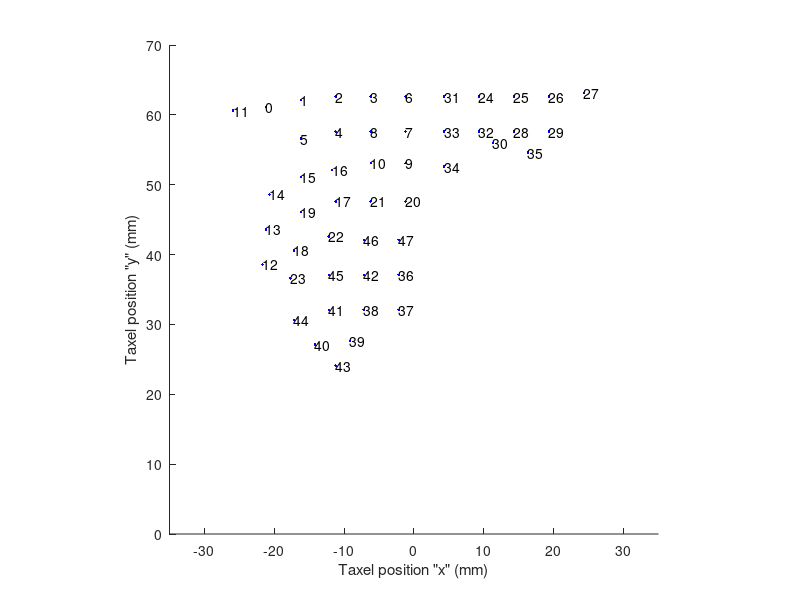
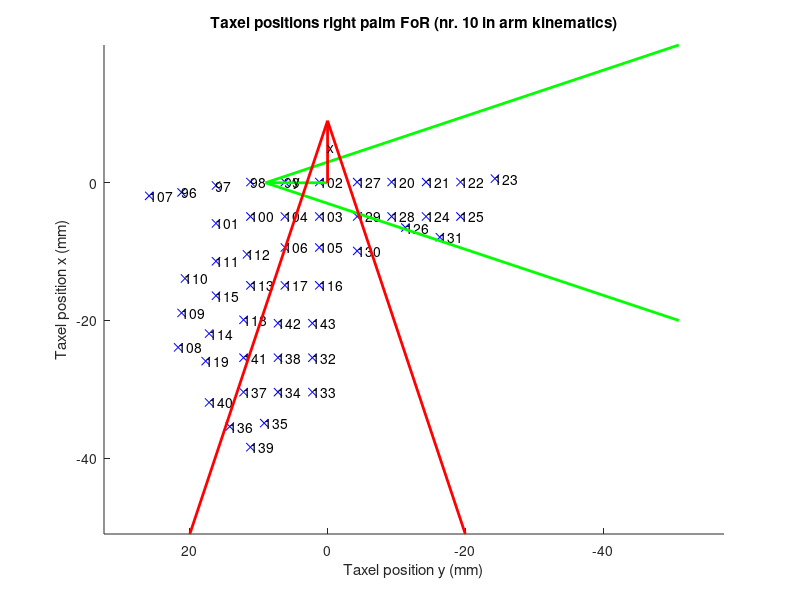
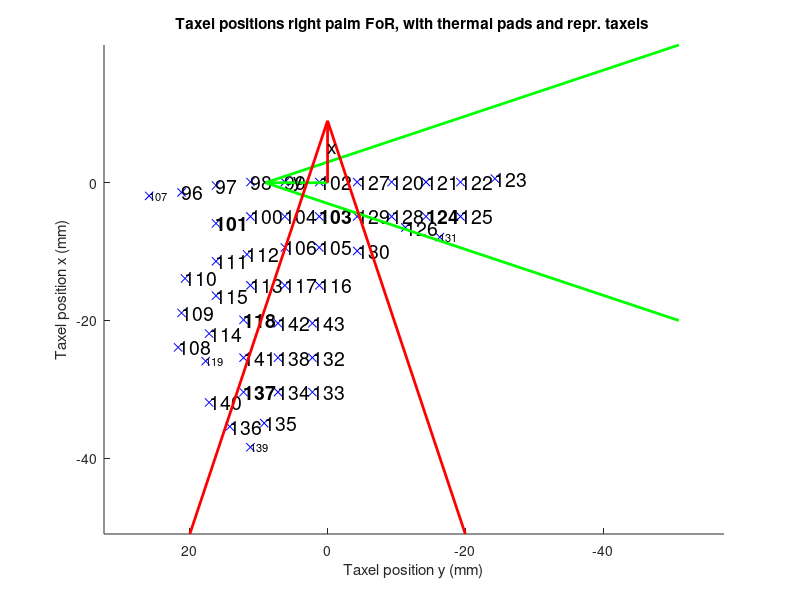

Recreate these plots in MATLAB, in order.
%Edited by Matej Hoffmann
% Genova Dec 2013

clear; clc;
SAVE_FIGURES = false;
PRODUCE_OUTPUT_FILE = false;

%% load stuff
load('taxel_positions_with_IDs_right_palm_Marco');
% this loads the TAXEL_IDS_AND_POSITIONS variable which comes after preprocessing of the excel sheet from Marco Maggiali - MMSP_R.xlsx
% Only columns 1, 4 and  5  were taken, copied to
% MMSP_R_positions_sorted_by_taxel_number.xlsx and SORTED by taxel number
% column. The manually copied to a matlab variable TAXEL_IDS_AND_POSITIONS
% and saved
% first column: taxel ID - this is only for the palm - for the skin ports, this is actually 8*12 + this ID, that is the first palm taxel should be 97th value on the port, with ID of 96 - see  
% /home/matej/programming/iCub/main/app/skinGui/conf/skinGui/left_hand_V2_1.ini
% 2nd column: "x" positions of taxels in mm
% 3rd column: "y" positions of taxels in mm
% Note the different orientation of axes in right hand w.r.t left hand!
% these are position-wise in wrist joint and with "x" pointing to thumb and "y" positive toward fingers; therefore we swap the x and y and multiply the new y by -1 
%and we have x and y axis of FoR right palm; then we just do the translation from wrist to palm: -62.5 in x; we set z-coordinate directly to 0 in FoR_10

NR_TAXELS = size(TAXEL_IDS_AND_POSITIONS,1);
TAXEL_ID_OFFSET_PALM_TO_HAND = 96;


%% FoR transformations

taxel_positions_FoR_10 = [];
for i=1:NR_TAXELS;
    taxel_positions_FoR_10(i,1) = TAXEL_IDS_AND_POSITIONS(i,3) -62.5; % swap x and y and shift the new x
    taxel_positions_FoR_10(i,2) = -1* TAXEL_IDS_AND_POSITIONS(i,2); % put x to y and change orientation
    taxel_positions_FoR_10(i,3) = 0;
end
       
%% visualize   

% plot original taxel positions
f1 = figure(1);
clf(f1);

hold on;
plot(TAXEL_IDS_AND_POSITIONS(:,2),TAXEL_IDS_AND_POSITIONS(:,3),'.b');
for i=1:NR_TAXELS
   text(TAXEL_IDS_AND_POSITIONS(i,2),TAXEL_IDS_AND_POSITIONS(i,3),int2str(TAXEL_IDS_AND_POSITIONS(i,1))); 
end
xlim([-35 35]);
ylim([0 70]);
xlabel('Taxel position "x" (mm)');
ylabel('Taxel position "y" (mm)');
axis equal;
hold off;

f2 = figure(2);
clf(f2);
length = 10; % for ref. frame
title('Taxel positions right palm FoR (nr. 10 in arm kinematics)');
hold on;
% we swap the axes for visualiation to match better with the palm
plot(taxel_positions_FoR_10(:,2),taxel_positions_FoR_10(:,1),'xb');
for i=1:NR_TAXELS
   text(taxel_positions_FoR_10(i,2),taxel_positions_FoR_10(i,1),int2str(i-1+TAXEL_ID_OFFSET_PALM_TO_HAND)); 
end
h = quiver(0 ,0, 10,0);
set(h, 'Color', 'g', 'LineWidth', 2, 'MaxHeadSize', 4, 'ShowArrowHead', 'on');
text(5,0,'y');
h2 = quiver(0,0, 0,10);
set(h2, 'Color', 'r', 'LineWidth', 2, 'MaxHeadSize', 4, 'ShowArrowHead', 'on')
text(0,5,'x');

%ylim([-45 15]);
%xlim([-30 30]);
xlabel('Taxel position y (mm)');
set(gca,'XDir','reverse');
ylabel('Taxel position x (mm)');
axis equal;
hold off;

if SAVE_FIGURES
    saveas(f2,'Taxel_positions_right_palm_FoR10.fig');
    print -f2 -djpeg 'Taxel_positions_right_palm_FoR10.jpg';
end


f3 = figure(3);
clf(f3);
length = 10; % for ref. frame
title('Taxel positions right palm FoR, with thermal pads and repr. taxels ');
hold on;
% we swap the axes for visualiation to match better with the palm
plot(taxel_positions_FoR_10(:,2),taxel_positions_FoR_10(:,1),'xb');
for i=1:NR_TAXELS
   if ( ((i-1+TAXEL_ID_OFFSET_PALM_TO_HAND) == 107) || ((i-1+TAXEL_ID_OFFSET_PALM_TO_HAND) == 119) || ((i-1+TAXEL_ID_OFFSET_PALM_TO_HAND) == 131) || ((i-1+TAXEL_ID_OFFSET_PALM_TO_HAND) == 139) ) %thermal pads
          text(taxel_positions_FoR_10(i,2),taxel_positions_FoR_10(i,1),int2str(i-1+TAXEL_ID_OFFSET_PALM_TO_HAND),'FontSize',8); 
   elseif ( ((i-1+TAXEL_ID_OFFSET_PALM_TO_HAND) == 101) || ((i-1+TAXEL_ID_OFFSET_PALM_TO_HAND) == 103) || ((i-1+TAXEL_ID_OFFSET_PALM_TO_HAND) == 118) ...
                || ((i-1+TAXEL_ID_OFFSET_PALM_TO_HAND) == 124)  || ((i-1+TAXEL_ID_OFFSET_PALM_TO_HAND) == 137)) %repr. taxels
          text(taxel_positions_FoR_10(i,2),taxel_positions_FoR_10(i,1),int2str(i-1+TAXEL_ID_OFFSET_PALM_TO_HAND),'FontSize',14,'FontWeight','bold'); 
   else
            text(taxel_positions_FoR_10(i,2),taxel_positions_FoR_10(i,1),int2str(i-1+TAXEL_ID_OFFSET_PALM_TO_HAND),'FontSize',14); 
   end
end
h = quiver(0 ,0, 10,0);
set(h, 'Color', 'g', 'LineWidth', 2, 'MaxHeadSize', 4, 'ShowArrowHead', 'on');
text(5,0,'y','FontSize',14);
h2 = quiver(0,0, 0,10);
set(h2, 'Color', 'r', 'LineWidth', 2, 'MaxHeadSize', 4, 'ShowArrowHead', 'on')
text(0,5,'x','FontSize',14);
 

xlabel('Taxel position y (mm)');
set(gca,'XDir','reverse');
ylabel('Taxel position x (mm)');
axis equal;
hold off;

if SAVE_FIGURES
    saveas(f3,'Taxel_positions_right_palm_FoR10_withThermalAndRepTaxels.fig');
    print -f3 -djpeg 'Taxel_positions_right_palm_FoR10_withThermalAndRepTaxels.jpg';
end

%% prepare output

if PRODUCE_OUTPUT_FILE

% convert to meters
for i=1:NR_TAXELS
    taxel_positions_FoR_10_meters = taxel_positions_FoR_10 ./ 1000.0; 
end

%with taxel IDs
taxel_IDs_and_positions_palm_only_FoR_10_meters = [TAXEL_IDS_AND_POSITIONS(:,1) taxel_positions_FoR_10_meters];
taxel_handIDs_and_positions_palm_only_FoR_10_meters = taxel_IDs_and_positions_palm_only_FoR_10_meters;
for i=1:NR_TAXELS
   taxel_handIDs_and_positions_palm_only_FoR_10_meters(i,1) =  taxel_handIDs_and_positions_palm_only_FoR_10_meters(i,1) + TAXEL_ID_OFFSET_PALM_TO_HAND;
end

dlmwrite('right_palm_only_IDs_and_positions_meters.txt', taxel_IDs_and_positions_palm_only_FoR_10_meters);
dlmwrite('right_palm_only_handIDs_and_positions_meters.txt', taxel_handIDs_and_positions_palm_only_FoR_10_meters);

% now prepare the text file with 3 position coordinates and three with the
% normal - we will assign 0 0 -1 - that is point out of the palm,
% with 192 rows - taxel ID is implicit in the (row number - 1)
beginning_zeros=zeros(TAXEL_ID_OFFSET_PALM_TO_HAND,6);
end_zeros_count = 192-(NR_TAXELS+TAXEL_ID_OFFSET_PALM_TO_HAND);
end_zeros=zeros(end_zeros_count,6);
for j=1:NR_TAXELS
    taxel_positions_and_normals_FoR_10_meters(j,:) = [taxel_positions_FoR_10_meters(j,:) 0 0 1 ]; % ! the left palm has the z pointing from the palm (unlike left palm)
end
taxel_positions_and_normals_palm_and_fake_fingers_FoR_10_meters = [beginning_zeros ; taxel_positions_and_normals_FoR_10_meters; end_zeros];
dlmwrite('right_hand.txt',taxel_positions_and_normals_palm_and_fake_fingers_FoR_10_meters,'delimiter', '\t', ...
         'precision', 5);
     
end